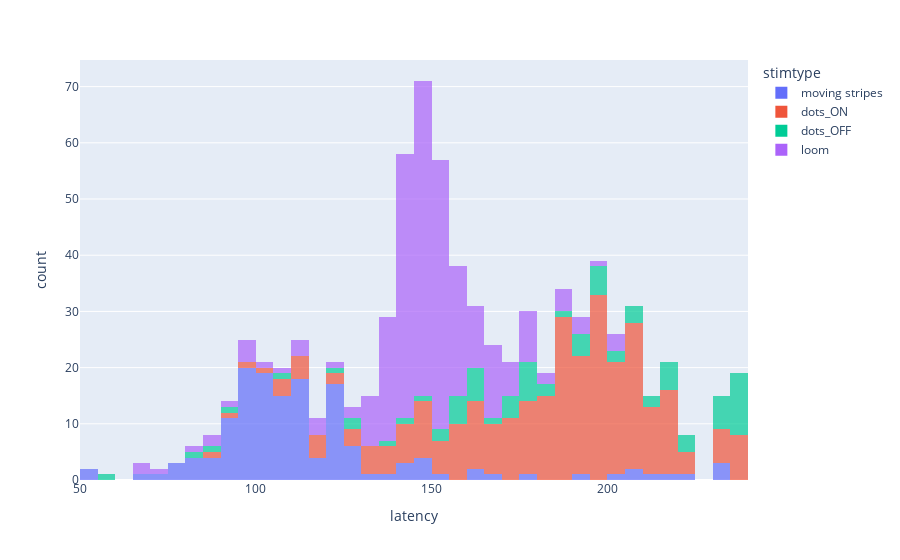

Notebook code for this chart:
### Code cell
px.histogram(pooled_data, x='latency', color=pooled_data['stimtype'], opacity=0.7, nbins=40)

### Figure 1 — Plotly figure (JSON) as saved in the notebook; plotly's stock layout.template omitted (floating-point values rounded to 4 significant figures; data arrays with more than 128 entries replaced by an {"elided": "..."} marker saying what was removed)
{"data": [{"alignmentgroup": "True", "bingroup": "x", "hovertemplate": "stimtype=moving stripes<br>latency=%{x}<br>count=%{y}<extra></extra>", "legendgroup": "moving stripes", "marker": {"color": "#636efa", "opacity": 0.7, "pattern": {"shape": ""}}, "name": "moving stripes", "nbinsx": 40, "offsetgroup": "moving stripes", "orientation": "v", "showlegend": true, "type": "histogram", "x": {"elided": "149 float values"}, "xaxis": "x", "yaxis": "y"}, {"alignmentgroup": "True", "bingroup": "x", "hovertemplate": "stimtype=dots_ON<br>latency=%{x}<br>count=%{y}<extra></extra>", "legendgroup": "dots_ON", "marker": {"color": "#EF553B", "opacity": 0.7, "pattern": {"shape": ""}}, "name": "dots_ON", "nbinsx": 40, "offsetgroup": "dots_ON", "orientation": "v", "showlegend": true, "type": "histogram", "x": {"elided": "297 float values"}, "xaxis": "x", "yaxis": "y"}, {"alignmentgroup": "True", "bingroup": "x", "hovertemplate": "stimtype=dots_OFF<br>latency=%{x}<br>count=%{y}<extra></extra>", "legendgroup": "dots_OFF", "marker": {"color": "#00cc96", "opacity": 0.7, "pattern": {"shape": ""}}, "name": "dots_OFF", "nbinsx": 40, "offsetgroup": "dots_OFF", "orientation": "v", "showlegend": true, "type": "histogram", "x": [158.5, 148.3, 178.9, 153.4, 153.4, 158.5, 107.4, 163.6, 127.8, 163.6, 163.6, 199.4, 173.8, 168.7, 163.6, 199.4, 173.8, 235.2, 194.3, 163.6, 194.3, 178.9, 178.9, 173.8, 235.2, 184.0, 127.8, 178.9, 209.6, 178.9, 178.9, 199.4, 178.9, 235.2, 224.9, 138.0, 158.5, 230.1, 199.4, 163.6, 92.02, 219.8, 86.91, 219.8, 235.2, 219.8, 158.5, 235.2, 158.5, 204.5, 209.6, 189.2, 230.1, 235.2, 173.8, 235.2, 209.6, 204.5, 122.7, 219.8, 224.9, 235.2, 214.7, 230.1, 230.1, 194.3, 143.1, 184.0, 230.1, 81.8, 214.7, 194.3, 235.2, 219.8, 235.2, 235.2, 199.4, 230.1, 56.24, 224.9], "xaxis": "x", "yaxis": "y"}, {"alignmentgroup": "True", "bingroup": "x", "hovertemplate": "stimtype=loom<br>latency=%{x}<br>count=%{y}<extra></extra>", "legendgroup": "loom", "marker": {"color": "#ab63fa", "opacity": 0.7, "pattern": {"shape": ""}}, "name": "loom", "nbinsx": 40, "offsetgroup": "loom", "orientation": "v", "showlegend": true, "type": "histogram", "x": {"elided": "279 float values"}, "xaxis": "x", "yaxis": "y"}], "layout": {"barmode": "relative", "legend": {"title": {"text": "stimtype"}, "tracegroupgap": 0}, "margin": {"t": 60}, "xaxis": {"anchor": "y", "domain": [0, 1], "title": {"text": "latency"}}, "yaxis": {"anchor": "x", "domain": [0, 1], "title": {"text": "count"}}}}
